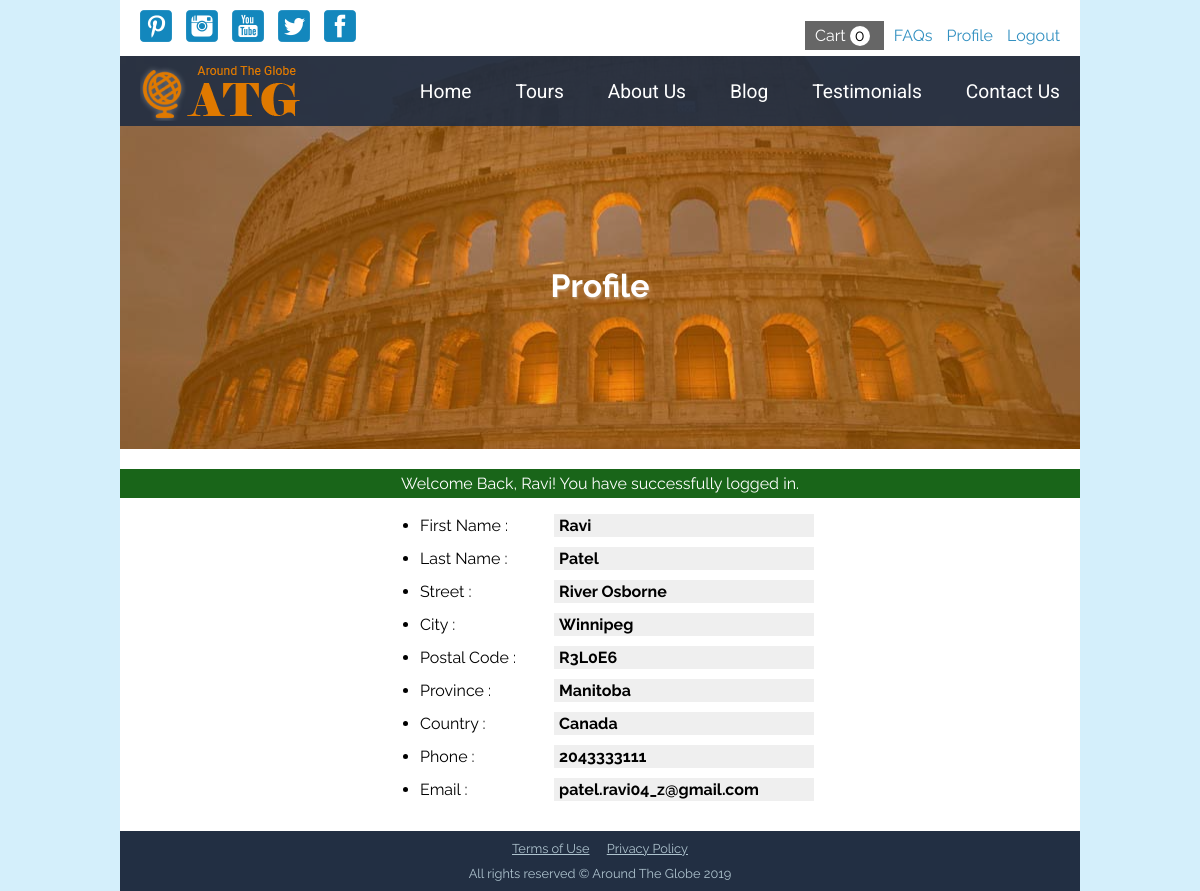
The app's page /profile.php (signed in) with its own data.
### tables this page shows
CREATE TABLE `users` (
  `user_id` int(11) NOT NULL AUTO_INCREMENT,
  `first_name` varchar(50) NOT NULL,
  `last_name` varchar(50) NOT NULL,
  `street` varchar(100) NOT NULL,
  `city` varchar(50) NOT NULL,
  `postal_code` char(7) NOT NULL,
  `province` varchar(50) NOT NULL,
  `country` varchar(50) NOT NULL,
  `phone` varchar(20) NOT NULL,
  `email` varchar(100) NOT NULL,
  `password` varchar(255) NOT NULL,
  `role` enum('admin','blogger','customer') NOT NULL DEFAULT 'customer',
  `created_at` datetime NOT NULL DEFAULT CURRENT_TIMESTAMP,
  `updated_at` datetime DEFAULT NULL,
  PRIMARY KEY (`user_id`),
  UNIQUE KEY `email` (`email`)
);

### app/functions.php (called while the page is built, shortened)
<?php
	function esc($string)
	{
		return htmlentities($string, null, "UTF-8");
	}

### public/profile.php (the view, shortened to what this page needs)
<?php
    require __DIR__ . '/../app/atg_config.php';
    $heading = 'Profile';
    if($_SESSION['logged_in']) {
        $query = "SELECT
              first_name, last_name, street, city, postal_code, province,
              country, phone, email
              FROM users WHERE user_id = :user_id";
        $stmt = $dbh->prepare($query);
        $params = [':user_id' => (int) $_SESSION['user_id']];
        $stmt->execute($params);
        $result = $stmt->fetch(PDO::FETCH_ASSOC);
    } else {
        $_SESSION['flash'] = 'You must be logged in to view profile page.';
        $_SESSION['flash_class'] = 'flash-info';
        header('Location: login.php');
        exit;
    }
    require '../inc/head.inc.php';
    require '../inc/header.inc.php';
?>
	<main>
        <div id="hero">
          <img src="images/banner.jpg" alt="banner image">
          <div>
            <h1><?=esc($heading)?></h1>
          </div>
        </div>
        <div class="flash <?=$_SESSION['flash_class']?>">
            <?php require __DIR__ . '/../inc/flash.inc.php'; ?>
        </div>
        <ul>
        	<?php foreach ($result as $key => $value) : ?>
        		<li>
        			<span class="key"><?=esc(ucwords(str_replace('_', ' ', $key)))?> :</span>
        			<span class="value"><?=esc($value)?></span>
        		</li>
        	<?php endforeach; ?>
        </ul>
    </main>
	<?php
	    require '../inc/footer.inc.php';
	?>

### public/css/style.css (style rules this page uses)
body { margin: 0; background-color: #d4effb; font-size: 16px; font-family: 'Raleway', Tahoma, sans-serif; }
main { background-color: #fff; }
main div#hero { position: relative; }
main div#hero img { width: 960px; height: 393px; display: inline-block; }

### public/css/mobile.css (style rules this page uses)
body { margin: 0; font-size: 16px; font-family: 'Raleway', Tahoma, sans-serif; }
main div#hero { position: relative; }
main div#hero img { max-width: 100%; height: auto; min-height: 300px; }

### public/css/print.css (style rules this page uses)
body { margin: 0; background-color: #d4effb; font-size: 16px; font-family: 'Raleway', Tahoma, sans-serif; }
main { background-color: #fff; }
main div#hero { position: relative; }
main div#hero img { width: 960px; height: 393px; display: inline-block; }

### records on screen
users: first_name "Ravi", last_name "Patel", street "River Osborne", city "Winnipeg", postal_code "R3L0E6", province "Manitoba", country "Canada", phone "2043333111", email "patel.ravi04_z@gmail.com"

### other values on screen
$heading "Profile"
$_SESSION['flash'] "Welcome Back, Ravi! You have successfully logged in."
str_replace('_', ' ', $key) "First Name"
str_replace('_', ' ', $key) "Last Name"
str_replace('_', ' ', $key) "Street"
str_replace('_', ' ', $key) "City"
str_replace('_', ' ', $key) "Postal Code"
str_replace('_', ' ', $key) "Province"
str_replace('_', ' ', $key) "Country"
str_replace('_', ' ', $key) "Phone"
str_replace('_', ' ', $key) "Email"
